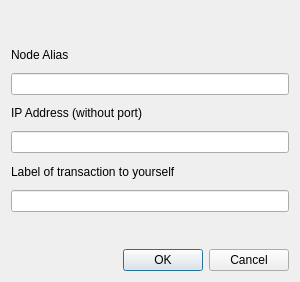
<?xml version="1.0" encoding="UTF-8"?>
<ui version="4.0">
 <class>CreateNodeDialog</class>
 <widget class="QDialog" name="CreateNodeDialog">
  <property name="geometry">
   <rect>
    <x>0</x>
    <y>0</y>
    <width>300</width>
    <height>282</height>
   </rect>
  </property>
  <property name="windowTitle">
   <string></string>
  </property>
  <layout class="QVBoxLayout" name="verticalLayout">
   <item>
    <widget class="QLabel" name="noteLabel">
     <property name="wordWrap">
      <bool>true</bool>
     </property>
     <property name="text">
      <string></string>
     </property>
    </widget>
   </item>
   <item>
    <widget class="QLabel" name="aliasLabel">
     <property name="toolTip">
      <string>This is the name that will be used locally for your node</string>
     </property>
     <property name="text">
      <string>Node Alias</string>
     </property>
    </widget>
   </item>
   <item>
    <widget class="QValidatedLineEdit" name="aliasEdit"/>
   </item>
   <item>
    <widget class="QLabel" name="ipLabel">
     <property name="toolTip">
      <string>Please enter the IP address of your VPS in here, without a port</string>
     </property>
     <property name="text">
      <string>IP Address (without port)</string>
     </property>
    </widget>
   </item>
   <item>
    <widget class="QValidatedLineEdit" name="ipEdit"/>
   </item>
   <item>
    <widget class="QLabel" name="label">
     <property name="text">
      <string>Label of transaction to yourself</string>
     </property>
    </widget>
   </item>
   <item>
    <widget class="QValidatedLineEdit" name="labelEdit"/>
   </item>
   <item>
    <widget class="QLabel" name="errorLabel">
     <property name="text">
      <string></string>
     </property>
    </widget>
   </item>
   <item>
    <widget class="QDialogButtonBox" name="buttonBox">
     <property name="orientation">
      <enum>Qt::Horizontal</enum>
     </property>
     <property name="standardButtons">
      <set>QDialogButtonBox::Cancel|QDialogButtonBox::Ok</set>
     </property>
    </widget>
   </item>
  </layout>
 </widget>
 <customwidgets>
  <customwidget>
   <class>QValidatedLineEdit</class>
   <extends>QLineEdit</extends>
   <header>qt/qvalidatedlineedit.h</header>
  </customwidget>
 </customwidgets>
 <resources/>
 <connections>
  <connection>
   <sender>buttonBox</sender>
   <signal>accepted()</signal>
   <receiver>CreateNodeDialog</receiver>
   <slot>accept()</slot>
   <hints>
    <hint type="sourcelabel">
     <x>248</x>
     <y>254</y>
    </hint>
    <hint type="destinationlabel">
     <x>157</x>
     <y>274</y>
    </hint>
   </hints>
  </connection>
  <connection>
   <sender>buttonBox</sender>
   <signal>rejected()</signal>
   <receiver>CreateNodeDialog</receiver>
   <slot>reject()</slot>
   <hints>
    <hint type="sourcelabel">
     <x>316</x>
     <y>260</y>
    </hint>
    <hint type="destinationlabel">
     <x>286</x>
     <y>274</y>
    </hint>
   </hints>
  </connection>
 </connections>
</ui>
